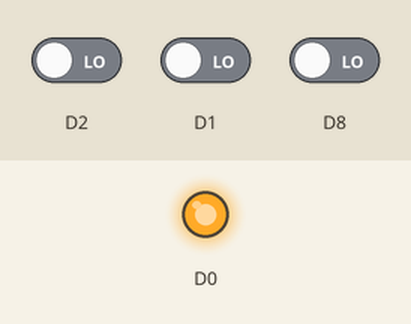
The sketch below on a simulated ESP8266 (NodeMCU). Shown: output pins drawn as LEDs (lit = HIGH). The inputs (shaded band) are chosen by the test bench; at power-on: D2 LOW, D8 LOW, D1 LOW. WiFi joins after 1.5 s; servers stay silent unless stated; what the sketch prints to the serial monitor is not drawn.

Above: at 3.4 s.
3.5 s: D2 driven HIGH
20.5 s: D8 driven HIGH
At 24.4 s:
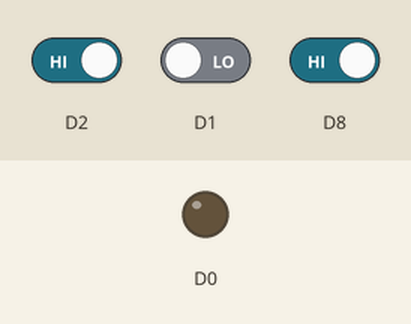
27.6 s: D8 driven LOW
At 31.2 s:
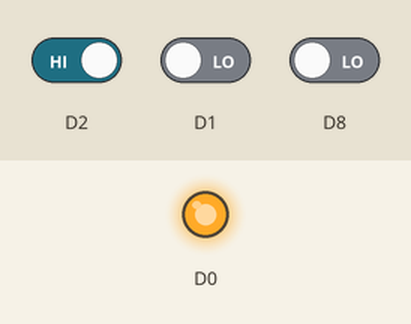
41.8 s: D1 driven LOW
Timing chart, 0 to 44.8 s (numbered marks = the images above; inputs shaded):
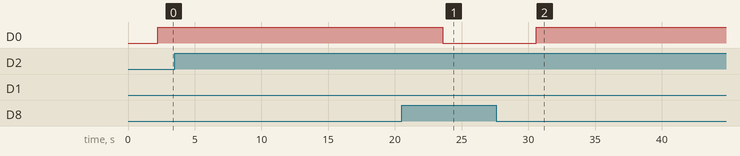

The sketch:

aisehe.ino
```cpp
#include <Arduino.h>
#include <ESP8266WiFi.h>
//#include <WiFi.h>
#include "HTTPSRedirect.h"

// Enter network credentials:
const char* ssid     = "IF Foundation";
const char* password = "inalihelloxyz@123";

//https://script.google.com/macros/s/AKfycbzumFMWYLT1R3Zfg2qFbqxqXaKATp24mESh92LsbCq3yq1HCeSDb0ZMz4fRXdKfn0De8g/exec
//https://script.google.com/macros/s/AKfycbyRlDfWcq5DDvf6LtZXxeTjQT-wNqPfSljbZINthhcCT1P9tXLg9Enck_Oleu4P-xR_6g/exec
//https://script.google.com/macros/s/AKfycbw2FanmgT-9a-qht2yrrt8TN80gT-Oo9sMxFXwUO_kNs0OCd1SlGg5yhF53Vc3NBKhMaw/exec
//https://script.google.com/macros/s/AKfycbxFp3JzVHzolxrUQcx4JoHcS0k96Z4xeb3GID13IP_dZeCQbvSjH1nusQcbpUzmPxcDng/exec
//https://script.google.com/macros/s/AKfycby8B7AA51eVsNt6PqdS1P2NDupxDFC1jNVK1sylLCRKQAwCNhZsFMmfozCrgbZY5KrnmA/exec
//https://script.google.com/macros/s/AKfycbz1bS2awmpxR0MJUzXMCPr8FJIYhA7AAFIMgUlyoFEcCCFeNy-VUOxj8g4p0d4ZXBldsA/exec
// Enter Google Script Deployment ID:
const char *GScriptId = "AKfycbz1bS2awmpxR0MJUzXMCPr8FJIYhA7AAFIMgUlyoFEcCCFeNy-VUOxj8g4p0d4ZXBldsA";

// Enter command (insert_row or append_row) and your Google Sheets sheet name (default is Sheet1):
String payload_base =  "{\"command\": \"insert_row\", \"sheet_name\": \"TestingJIG\", \"values\": ";
String payload = "";

// Google Sheets setup (do not edit)
const char* host = "script.google.com";
const int httpsPort = 443;
const char* fingerprint = "";
String url = String("/macros/s/") + GScriptId + "/exec";
HTTPSRedirect* client = nullptr;

// Declare variables that will be published to Google Sheets
int value0 = 0;
String value1 = "";
String value2 = "";
String value3 = "";

// Declare variables that will keep track of whether or not the data has been published
bool data_published = false;
int error_count = 0;

void setup() {

  Serial.begin(9600);
  delay(10);
  Serial.println('\n');

  // Declare pin D1 as a button input:
  pinMode(D1, INPUT);
  pinMode(D2, INPUT);
  pinMode(D8, INPUT);
  pinMode(16,OUTPUT);

  // Connect to WiFi
  WiFi.begin(ssid, password);
  Serial.print("Connecting to ");
  Serial.print(ssid); Serial.println(" ...");

  while (WiFi.status() != WL_CONNECTED) {
    delay(1000);
    Serial.print(".");
  }
  Serial.println('\n');
  Serial.println("Connection established!");
  Serial.print("IP address:\t");
  Serial.println(WiFi.localIP());

  // Use HTTPSRedirect class to create a new TLS connection
  client = new HTTPSRedirect(httpsPort);
  client->setInsecure();
  client->setPrintResponseBody(true);
  client->setContentTypeHeader("application/json");

  Serial.print("Connecting to ");
  Serial.println(host);

  // Try to connect for a maximum of 5 times
  bool flag = false;
  for (int i = 0; i < 5; i++) {
    int retval = client->connect(host, httpsPort);
    if (retval == 1) {
      flag = true;
      Serial.println("Connected");
      break;
    }
    else
      Serial.println("Connection failed. Retrying...");
  }
  if (!flag) {
    Serial.print("Could not connect to server: ");
    Serial.println(host);
    return;
  }
  delete client;    // delete HTTPSRedirect object
  client = nullptr; // delete HTTPSRedirect object
}


void loop() {

  // attempt to publish to Google Sheets when button is pressed (when pin reads HIGH)
 // if (digitalRead(D1) == HIGH)  {

    // before attempting to publish to Google Sheets, set the data_published variable to false and error_count to 0
    data_published = false;
    error_count = 0;
 int val = digitalRead(D2);

  if (val == 1) {
    Serial.println("Input1 is ok");
    digitalWrite(16, LOW);
       value1 = "input1 is ok";
  }
  else {
    Serial.println("continuity of input1 is not found");
    digitalWrite(16, HIGH);
       value1 = "continuity of input1 is not found..?";
  }

   int val2 = digitalRead(D1);

  if (val2 == 1) {
    Serial.println("Input2 is ok");
    digitalWrite(16, LOW);
       value2 = "Input2 is ok";
  }
  else {
    Serial.println("continuity of input2 is not found");
    digitalWrite(16, HIGH);
       value2 = "continuity of input2 is not found..?";
  }

 //digitalWrite(D4, LOW);
    int val3 = digitalRead(D8);

  if (val3 == HIGH) {
    Serial.println("ON/OFF Switch is ok");
    digitalWrite(16, LOW);
    value3="ON/OFF Switch is ok";
  }
  else {
    Serial.println("continuity of ON/OFF Switch is not found..?");
    digitalWrite(16, HIGH);
     value3 = "continuity of ON/OFF Switch is not found..?";
  }

    // create some fake data to publish
    value0 ++;
  //  value1 = random(0, 1000);
 //   value2 = random(0, 100000);

    // the while loop will attempt to publish data up to 3 times
    while (data_published == false && error_count < 3) {

      static bool flag = false;
      if (!flag) {
        client = new HTTPSRedirect(httpsPort);
        client->setInsecure();
        flag = true;
        client->setPrintResponseBody(true);
        client->setContentTypeHeader("application/json");
      }
      if (client != nullptr) {
        if (!client->connected()) {
          client->connect(host, httpsPort);
        }
      }
      else {
        Serial.println("Error creating client object!");
      }

      // Create json object string to send to Google Sheets
      payload = payload_base + "\"" + value0 + "," + value1 + "," + value2 + "," + value3 + "\"}";

      // Publish data to Google Sheets
      Serial.println("Publishing data...");
      Serial.println(payload);

      if (client->POST(url, host, payload)) {
        // do stuff here if publish was successful
        data_published = true;
      }
      else {
        // do stuff here if publish was not successful
        Serial.println("Error while connecting");
        error_count++;
        delay(2000);
      }
      yield();
    }
 // }
}
```

Measured:
- after the input at 20.5 s, D0: HIGH → LOW after 3.1 s
- after the input at 27.6 s, D0: LOW → HIGH after 3.0 s
